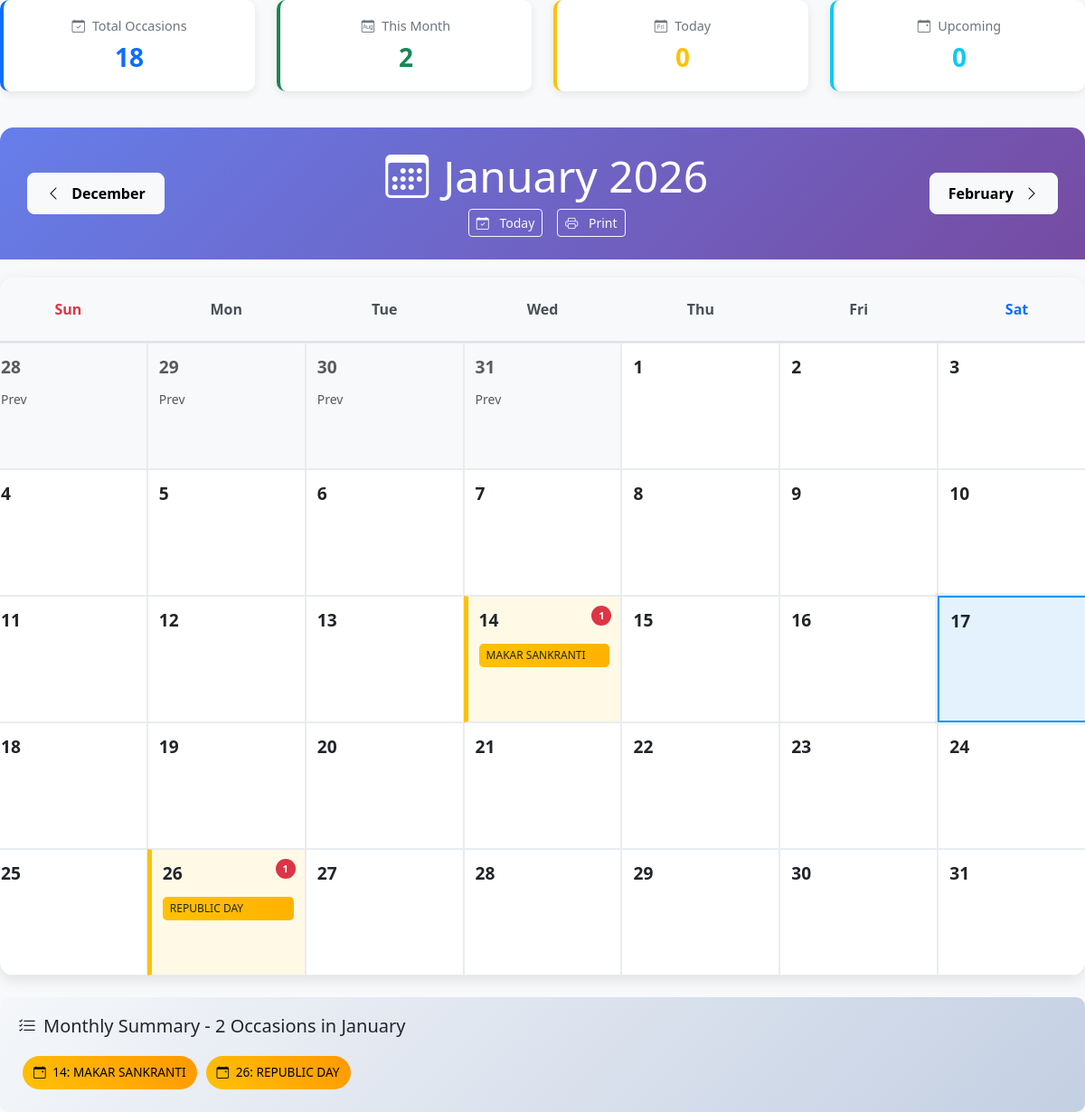
Screenshot of /calender.php with the database file from the repository.
### tables this page shows
CREATE TABLE `office_occasion` (
  `id` int(11) NOT NULL,
  `title` varchar(100) NOT NULL,
  `day` varchar(10) NOT NULL,
  `month` varchar(10) NOT NULL,
  `year` varchar(10) NOT NULL,
  `added_by_id` varchar(100) NOT NULL,
  `add_date` varchar(20) NOT NULL,
  `add_time` varchar(20) NOT NULL
);

### calender.php (the view, shortened to what this page needs)
<?php
$conn = mysqli_connect("localhost", "root", "Sdk@1259", "employee");
$month = isset($_GET['month']) ? (int)$_GET['month'] : date('m');
$year  = isset($_GET['year'])  ? (int)$_GET['year']  : date('Y');
$today = date("Y-m-d");
function getMonthName($month) {
    return date("F", mktime(0,0,0,$month,1,2000));
}
function getNavigationDates($month, $year) {
    $prevMonth = $month - 1;
    $prevYear  = $year;
    if ($prevMonth < 1) {
        $prevMonth = 12;
        $prevYear--;
    }
    $nextMonth = $month + 1;
    $nextYear  = $year;
    return [
        'prev' => ['month' => $prevMonth, 'year' => $prevYear],
        'next' => ['month' => $nextMonth, 'year' => $nextYear]
    ];
}
function getStats($conn) {
    $stats = [
        'total' => 0,
        'thisMonth' => 0,
        'today' => 0,
        'upcoming' => 0
    ];
    $result = mysqli_query($conn, "SELECT COUNT(*) as total FROM office_occasion");
    if ($row = mysqli_fetch_assoc($result)) {
        $stats['total'] = $row['total'];
    }
    $currentMonth = date('F');
    $currentYear = date('Y');
    $result = mysqli_query($conn, "SELECT COUNT(*) as total FROM office_occasion
                                   WHERE month = '$currentMonth' AND year = '$currentYear'");
    if ($row = mysqli_fetch_assoc($result)) {
        $stats['thisMonth'] = $row['total'];
    }
    $today = date('Y-m-d');
    $result = mysqli_query($conn, "SELECT COUNT(*) as total FROM office_occasion
                                   WHERE day = '".date('d')."'
AND month = '".date('F')."'
AND year = '".date('Y')."'");
    if ($row = mysqli_fetch_assoc($result)) {
        $stats['today'] = $row['total'];
    }
    $nextWeek = date('Y-m-d', strtotime('+7 days'));
    $result = mysqli_query($conn, "SELECT COUNT(*) as total FROM office_occasion
                                   WHERE CONCAT(year, '-', month, '-', day)
                                   BETWEEN DATE_ADD('$today', INTERVAL 1 DAY) AND '$nextWeek'");
    if ($row = mysqli_fetch_assoc($result)) {
        $stats['upcoming'] = $row['total'];
    }
    return $stats;
}
$nav = getNavigationDates($month, $year);
$stats = getStats($conn);
$occasionArr = [];
$monthName = date("F", mktime(0,0,0,$month,1,$year));
$yearStr = (string)$year;
$q = mysqli_query($conn, "SELECT * FROM office_occasion
                          WHERE month = '$monthName' AND year = '$yearStr'
                          ORDER BY CAST(day AS UNSIGNED), add_date DESC");
while($row = mysqli_fetch_assoc($q)){
    $day = (int)$row['day'];
    if (!isset($occasionArr[$day])) {
        $occasionArr[$day] = [];
    }
    $occasionArr[$day][] = $row;
}
$firstDayOfMonth = date('w', strtotime("$year-$month-01"));
$daysInMonth = date('t', strtotime("$year-$month-01"));
$prevMonthDays = date('t', strtotime("first day of previous month"));
?>
<!DOCTYPE html>
<html lang="en">
<head>
<link href="https://cdn.jsdelivr.net/npm/bootstrap@5.3.0-alpha1/dist/css/bootstrap.min.css" rel="stylesheet">
<link rel="stylesheet" href="https://cdn.jsdelivr.net/npm/bootstrap-icons@1.10.0/font/bootstrap-icons.css">
</head>
<body>
<div class="container-fluid calendar-container">
    <div class="row mb-4">
        <div class="col-md-3 mb-3">
            <div class="stats-card border-start border-primary border-4">
                <h6><i class="bi bi-calendar-check me-2"></i>Total Occasions</h6>
                <h3 class="text-primary"><?php echo $stats['total']; ?></h3>
            </div>
        </div>
        <div class="col-md-3 mb-3">
            <div class="stats-card border-start border-success border-4">
                <h6><i class="bi bi-calendar-month me-2"></i>This Month</h6>
                <h3 class="text-success"><?php echo $stats['thisMonth']; ?></h3>
            </div>
        </div>
        <div class="col-md-3 mb-3">
            <div class="stats-card border-start border-warning border-4">
                <h6><i class="bi bi-calendar-day me-2"></i>Today</h6>
                <h3 class="text-warning"><?php echo $stats['today']; ?></h3>
            </div>
        </div>
        <div class="col-md-3 mb-3">
            <div class="stats-card border-start border-info border-4">
                <h6><i class="bi bi-calendar-event me-2"></i>Upcoming</h6>
                <h3 class="text-info"><?php echo $stats['upcoming']; ?></h3>
            </div>
        </div>
    </div>
    <div class="calendar-header">
        <div class="d-flex justify-content-between align-items-center">
            <a href="?month=<?= $nav['prev']['month'] ?>&year=<?= $nav['prev']['year'] ?>"
               class="btn btn-light nav-btn">
                <i class="bi bi-chevron-left me-2"></i> <?= getMonthName($nav['prev']['month']) ?>
            </a>
            <div class="text-center">
                <h1 class="display-5 mb-2"><i class="bi bi-calendar3 me-3"></i><?= $monthName ?> <?= $year ?></h1>
                <div class="d-flex justify-content-center gap-3">
                    <a href="?month=<?= date('m') ?>&year=<?= date('Y') ?>"
                       class="btn btn-outline-light btn-sm">
                        <i class="bi bi-calendar-check me-2"></i> Today
                    </a>
                    <button class="btn btn-outline-light btn-sm" onclick="window.print()">
                        <i class="bi bi-printer me-2"></i> Print
                    </button>
                </div>
            </div>
            <a href="?month=<?= $nav['next']['month'] ?>&year=<?= $nav['next']['year'] ?>"
               class="btn btn-light nav-btn">
                <?= getMonthName($nav['next']['month']) ?> <i class="bi bi-chevron-right ms-2"></i>
            </a>
        </div>
    </div>
    <div class="calendar-body">
        <div class="row text-center calendar-day-header">
            <div class="col p-2 text-danger">Sun</div>
            <div class="col p-2">Mon</div>
            <div class="col p-2">Tue</div>
            <div class="col p-2">Wed</div>
            <div class="col p-2">Thu</div>
            <div class="col p-2">Fri</div>
            <div class="col p-2 text-primary">Sat</div>
        </div>
        <div class="row">
            <?php
            for($i = 0; $i < $firstDayOfMonth; $i++){
                $dayNum = $prevMonthDays - ($firstDayOfMonth - $i - 1);
                echo '<div class="col p-0">';
                echo '<div class="calendar-day other-month">';
                echo '<div class="day-number text-muted">' . $dayNum . '</div>';
                echo '<small class="text-muted">Prev</small>';
                echo '</div></div>';
            }
            for($day = 1; $day <= $daysInMonth; $day++){
                $fullDate = sprintf("%04d-%02d-%02d", $year, $month, $day);
                $hasOccasions = isset($occasionArr[$day]);
                $isToday = ($fullDate == $today);
                $classes = "calendar-day h-100 d-flex flex-column";
                if ($isToday) $classes .= " today";
                if ($hasOccasions) $classes .= " has-occasion";
                echo '<div class="col p-0">';
                echo '<div class="'.$classes.'" onclick="showDayDetails('.$day.', '.$month.', '.$year.')">';
                echo '<div class="day-number">'.$day.'</div>';
                if ($hasOccasions) {
                    $count = count($occasionArr[$day]);
                    echo '<span class="occasion-count">'.$count.'</span>';
                }
                if ($hasOccasions) {
                    echo '<div class="occasion-list flex-grow-1">';
                    $displayCount = min(2, count($occasionArr[$day]));
                    for ($i = 0; $i < $displayCount; $i++) {
                        $occasion = $occasionArr[$day][$i];
                        echo '<div class="occasion-item" title="'.htmlspecialchars($occasion['title']).'">';
                        echo htmlspecialchars(substr($occasion['title'], 0, 20));
                        echo '</div>';
                    }
                    echo '</div>';
                }
                echo '</div></div>';
                if (($day + $firstDayOfMonth) % 7 == 0 && $day != $daysInMonth) {
                    echo '</div><div class="row">';
                }
            }
            ?>
        </div>
    </div>
    <?php
    $monthOccasionCount = 0;
    foreach ($occasionArr as $day => $occasions) {
        $monthOccasionCount += count($occasions);
    }
    if ($monthOccasionCount > 0){ ?>
    <div class="month-summary mt-4">
        <h5 class="mb-3"><i class="bi bi-list-check me-2"></i>Monthly Summary - <?= $monthOccasionCount ?> Occasions in <?= $monthName ?></h5>
        <div class="d-flex flex-wrap">
            <?php
            ksort($occasionArr);
            foreach ($occasionArr as $day => $occasions){
                foreach ($occasions as $occasion){ ?>
                    <span class="badge-occasion">
                        <i class="bi bi-calendar-event me-1"></i>
                        <?= $day ?>: <?= htmlspecialchars($occasion['title']) ?>
                    </span>
                <?php }
            } ?>
        </div>
    </div>
    <?php } ?>
</div>
</body>
</html>

### calender.php (style rules this page uses)
.calendar-container { max-width:100%; margin:0; padding:0; background:#f8f9fa; }
.calendar-header { background:linear-gradient(135deg,#667eea 0%,#764ba2 100%); color:white; border-radius:15px 15px 0 0; padding:25px 30px; margin-bottom:20px; }
.calendar-body { background:white; border-radius:15px; box-shadow:0 5px 15px rgba(0,0,0,0.1); overflow:hidden; }
.calendar-day-header { font-weight:600; padding:15px 0; background:#f8f9fa; border-bottom:2px solid #dee2e6; color:#495057; }
.calendar-day { min-height:140px; padding:12px; border:1px solid #e9ecef; transition:all 0.3s ease; position:relative; cursor:pointer; }
.calendar-day.other-month { background:#f8f9fa; color:#adb5bd; }
.calendar-day.today { background:#e3f2fd; border:2px solid #2196f3; box-shadow:0 0 0 3px rgba(33,150,243,0.1); }
.calendar-day.has-occasion { background:#fff9e6; border-left:5px solid #ffc107; }
.day-number { font-weight:700; font-size:1.2rem; margin-bottom:8px; }
.occasion-item { font-size:12px; padding:4px 8px; margin:3px 0; background:linear-gradient(to right, #ffc107, #ffb300); border-radius:5px; color:#212529; white-space:nowrap; overflow:hidden; text-overflow:ellipsis; transition:all 0.2s; }
.occasion-count { position:absolute; top:10px; right:10px; background:#dc3545; color:white; border-radius:50%; width:22px; height:22px; display:flex; align-items:center; justify-content:center; font-size:11px; font-weight:bold; }
.stats-card { background:white; border-radius:10px; padding:20px; box-shadow:0 3px 10px rgba(0,0,0,0.08); text-align:center; transition:transform 0.3s; height:100%; }
.stats-card h3 { font-weight:700; margin:10px 0 0 0; }
.stats-card h6 { color:#6c757d; font-size:0.9rem; }
.nav-btn { padding:10px 20px; font-weight:600; border-radius:8px; transition:all 0.3s; }
.month-summary { background:linear-gradient(135deg, #f5f7fa 0%, #c3cfe2 100%); border-radius:10px; padding:20px; margin-top:20px; }
.badge-occasion { padding:8px 12px; margin:5px; border-radius:20px; font-size:0.85rem; background:linear-gradient(45deg, #ffc107, #ff9800); color:#000; font-weight:500; }

### rows the page displays
office_occasion: title "MAKAR SANKRANTI", day "14"
office_occasion: title "REPUBLIC DAY", day "26"

### other values shown
$stats['total'] "18"
$stats['thisMonth'] "2"
$stats['today'] "0"
$stats['upcoming'] "0"
getMonthName($nav['prev']['month']) "December"
$monthName "January"
$year "2026"
getMonthName($nav['next']['month']) "February"
$count "1"
$monthOccasionCount "2"
